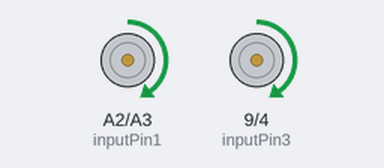
This sketch was run on a simulated Arduino Uno, built with avr-gcc and run on an emulated ATmega328P. Parts: motor-driver pin pairs drawn as motors (green arrow = first pin HIGH = forward, orange = second pin HIGH = backward, longer = more drive, scaled by the enable pin).

Above: at 0.1 s.
Timing chart, 0 to 3.0 s (numbered marks = the images above):
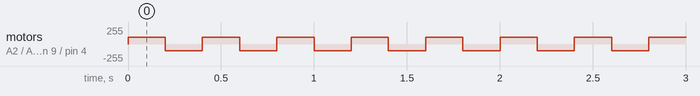

The sketch:

motor.ino
```cpp
const int inputPin1 = A2;  // Pin 15 of L293D IC
const int inputPin2 = A3;  // Pin 10 of L293D IC
                           //Motor B
const int inputPin3 = 9;   // Pin  7 of L293D IC
const int inputPin4 = 4;   // Pin  2 of L293D IC
int EN1 = 6;               // Pin 1 of L293D IC
int EN2 = 5;
void setup() {
  pinMode(EN1, OUTPUT);  // where the motor is connected to
  pinMode(EN2, OUTPUT);  // where the motor is connected to
  pinMode(inputPin1, OUTPUT);
  pinMode(inputPin2, OUTPUT);
  pinMode(inputPin3, OUTPUT);
  pinMode(inputPin4, OUTPUT);
  analogWrite(EN1, 100);  //sets the motors speed
  analogWrite(EN2, 100);
}

void loop() {
  digitalWrite(inputPin1, HIGH);
  digitalWrite(inputPin2, LOW);
  digitalWrite(inputPin3, HIGH);
  digitalWrite(inputPin4, LOW);
  delay(200);
  digitalWrite(inputPin1, LOW);
  digitalWrite(inputPin2, HIGH);
  digitalWrite(inputPin3, LOW);
  digitalWrite(inputPin4, HIGH);
  delay(200);
}
```

Measured:
- by itself, motor on A2 (inputPin1) / A3 (inputPin2), motor on pin 9 (inputPin3) / pin 4 (inputPin4): alternates forward 100/255 for 0.20 s and backward 100/255 for 0.20 s
